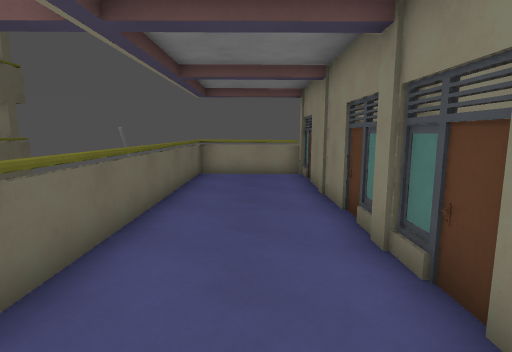
view 1 (above)

19 first-person views from a walk through a Godot game level. The camera is 1.5 m above the floor, tilts 8° down and sees 80° across. The floor is counted in squares, 1 m on a side. Each view is taken from the middle of a square. On the plan, view 1 faces up. The plan holds only what a view shows up to about 15 squares ahead; the rest is blank. The place goes on beyond the plan. Surface patterns are stand-ins for the level's own textures.

view 2
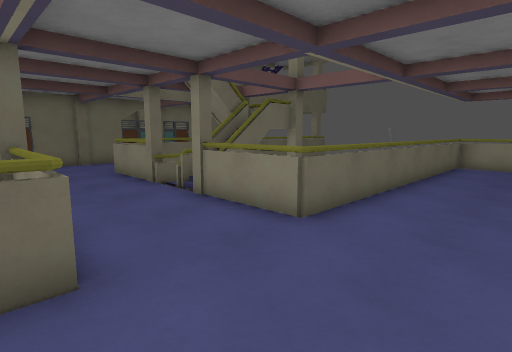

view 3
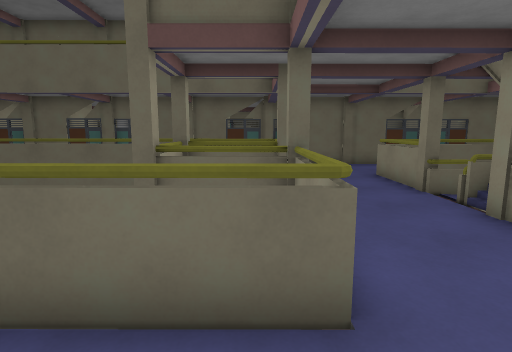

view 4
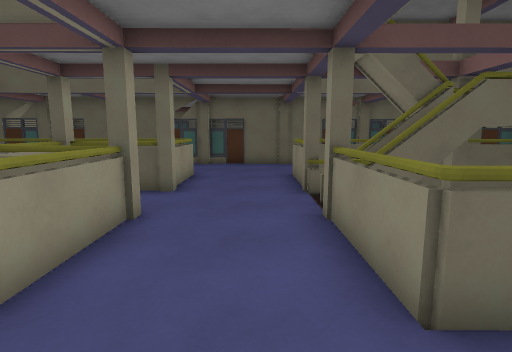

view 5
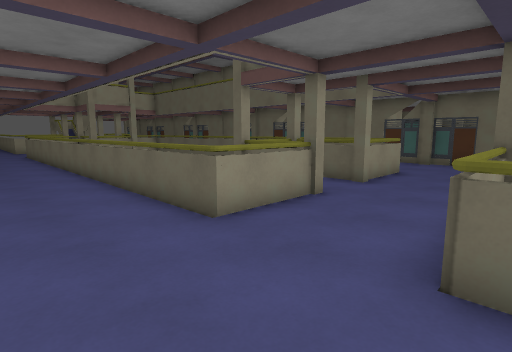

view 6
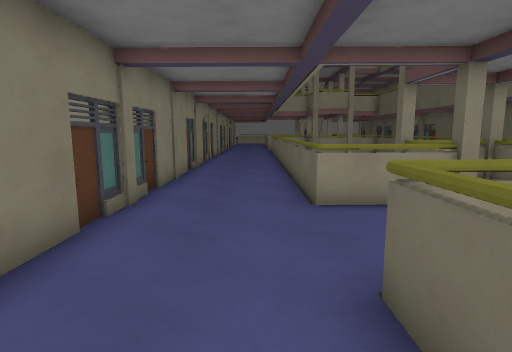

view 7
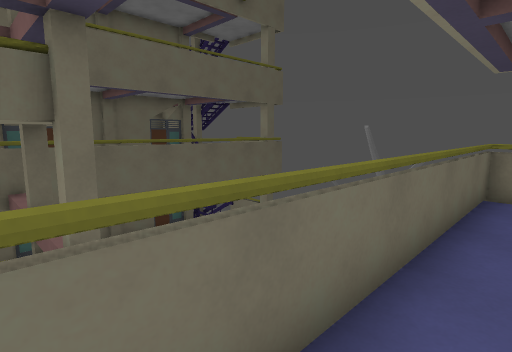

view 8
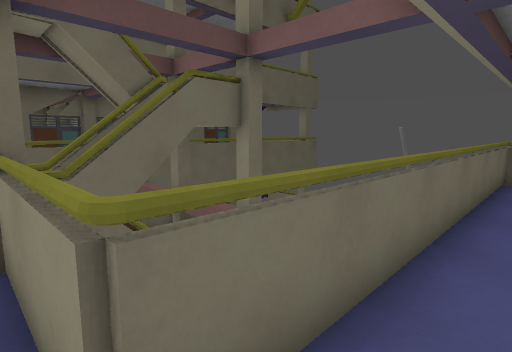

view 9
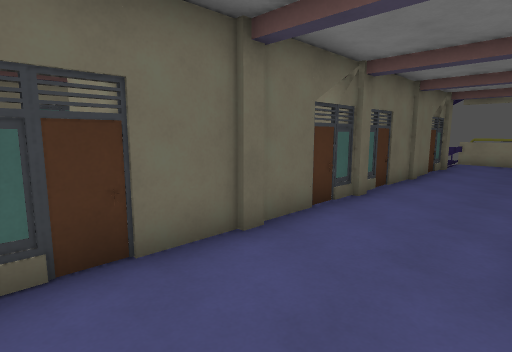

view 10
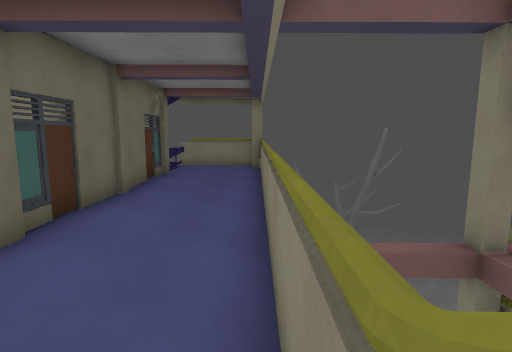

view 11
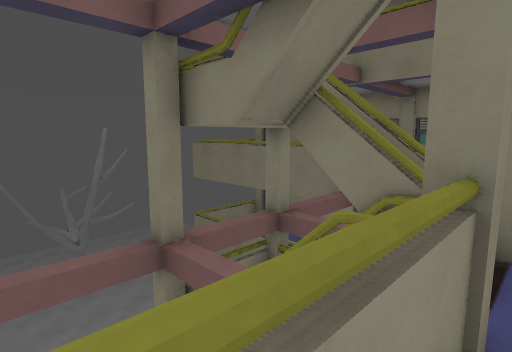

view 12
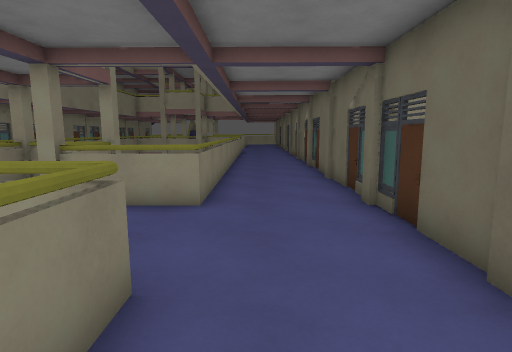

view 13
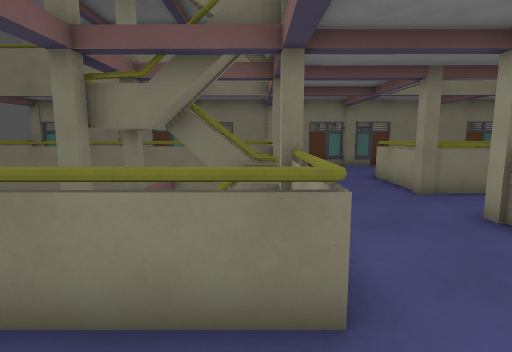

view 14
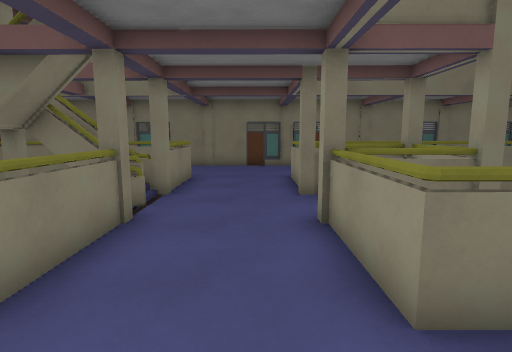

view 15
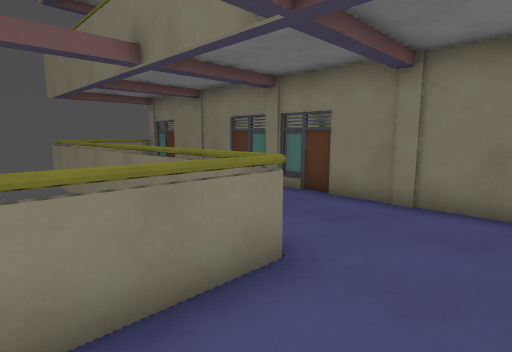

view 16
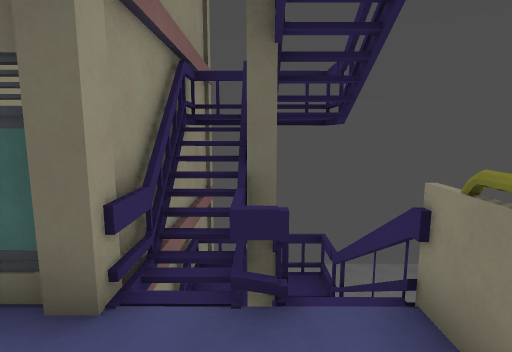

view 17
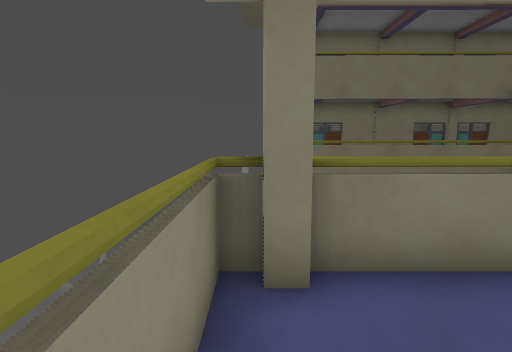

view 18
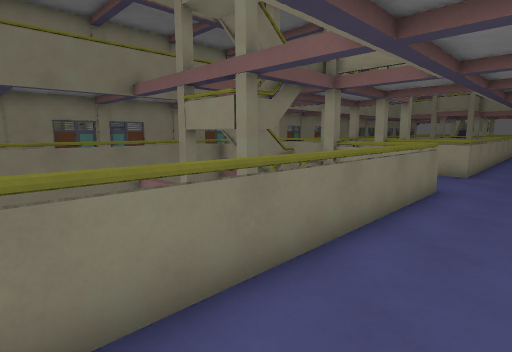

view 19
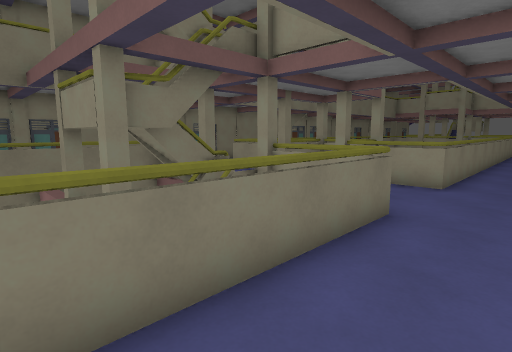

### Floor plan
Points are (right, up) in squares from view 1. A wall is a line through its corners. A room is listed if a view was taken in it or the views show most of it. See-through windows are left out.
Room 1 (views 1, 2, 3, 4, 5, 6, 7, 8, 9, 10, 11, 12, 13, 14, 15, 16, 17, 18, 19)
walls: (-7.6, 1.3) (-7.6, 0.3) (-10.8, 0.3) (-10.8, 9.3); (-6.3, 0.9) (-6.5, 1.9); (-6.4, 0.4) (-6.4, 1.4); (-8, 0.1) (-8, 0.6); (-5.2, 0.9) (-5.5, 1.9); (-5.1, 0.6) (-5.1, 0.1); (-8, -5.7) (-5, -5.7); (-5.5, -6.1) (-5.5, -3.2) (-2.1, -3.2) (-2.2, -10.5); (-14.3, 0.6) (-14.3, 0); (-14.5, 0.1) (-14.5, -10.6); (-14.3, 4.3) (-14.3, 3.8); (-14.3, -3.1) (-14.4, -3.7); (-14.3, 8) (-14.3, 7.5); (-10.8, 10.8) (-10.8, 14.4) (-14.8, 14.4); (-14.4, -6.9) (-14.4, -7.5); (-10.8, -10.5) (-10.8, -3.2) (-7.6, -3.2) (-7.6, -6.1); (-14.5, 11.8) (-14.5, 0.5); (-11.2, 13.5) (-11.2, 14); (-14.9, 11.6) (-14.3, 11.6); (1.7, -10.5) (1.7, 11.7) (-2.1, 11.7) (-2.1, 0.3) (-5.5, 0.3) (-5.5, 1.5); (-17.6, 11.6) (-16.9, 11.6); (-17.6, 11.8) (-14.3, 11.8) (-14.3, 11.1)
low walls: (-14.3, 13.3) (-14.3, 12.9) (-15, 12.9); (-15.6, 12.8) (-15.6, 11.6); (-15.6, 12.9) (-14.6, 12.9)
ways out: opening at (-7, 1)

Positions as (right, up) in squares from view 1, and headings:
1: (0, 0), facing up
2: (1, -4), facing up-left
3: (0, -4), facing left
4: (0, -1), facing left
5: (1, 1), facing down-left
6: (-1, 3), facing down
7: (-1, 3), facing up-left
8: (-1, 0), facing up-left
9: (-11, -3), facing up-left
10: (-11, 0), facing up
11: (-10, 0), facing up-right
12: (-12, 3), facing down
13: (-13, 1), facing right
14: (-13, -2), facing right
15: (-5, -2), facing up-right
16: (-12, 13), facing left
17: (-14, 14), facing right
18: (-13, 9), facing down-right
19: (-13, 6), facing down-right
